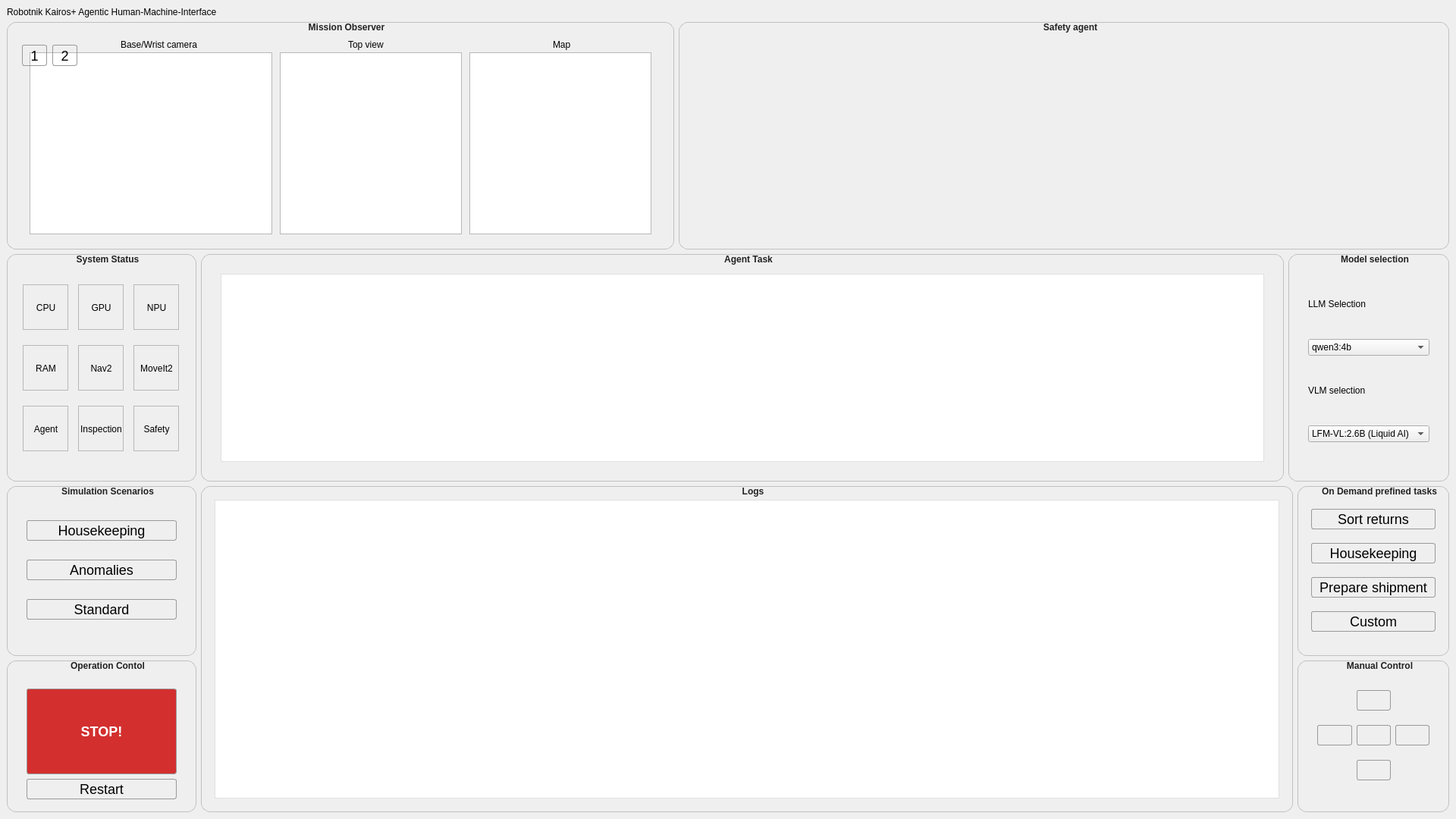
<?xml version="1.0" encoding="UTF-8"?>
<ui version="4.0">
 <class>HMIWindow</class>
 <widget class="QMainWindow" name="HMIWindow">
  <property name="geometry">
   <rect>
    <x>0</x>
    <y>0</y>
    <width>1920</width>
    <height>1080</height>
   </rect>
  </property>
  <property name="minimumSize">
   <size>
    <width>1920</width>
    <height>1080</height>
   </size>
  </property>
  <property name="maximumSize">
   <size>
    <width>1920</width>
    <height>1080</height>
   </size>
  </property>
  <property name="windowTitle">
   <string>HMIWindow</string>
  </property>
  <property name="styleSheet">
   <string notr="true">/* ---------- Global defaults ---------- */
* {
    /* slightly smaller default font to fit more content */
    font-size: 12px;
}

/* Reduce spacing inside windows/frames */
QWidget {
    /* this doesn't set layout spacing, but keeps base font/appearance compact */
}

/* ---------- Group boxes and titles ---------- */
/* Compact group boxes */
QGroupBox {
    border: 1px solid #c0c0c0;
    border-radius: 6px;
    margin-top: 0px;           /* no extra top margin */
    padding: 4px;              /* ↓ was 16px */
    background: qlineargradient(
        x1:0, y1:0, x2:0, y2:1,
        stop:0 #ffffff, stop:1 #f7f7f7
    );
    font-weight: bold;
    color: #222;
}

/* Title strip */
QGroupBox::title {
    subcontrol-origin: margin;
    subcontrol-position: top left;
    left: 6px;                 /* shift a little from border */
    padding: 0 4px;
    font-size: 12px;
}
QPushButton {
    background: qlineargradient(x1:0, y1:0, x2:0, y2:1,
                                stop:0 #ffffff, stop:1 #dcdcdc);
    border: 1px solid #999;
    border-radius: 3px;        
    padding: 2px 8px;        
    min-height: 20px;      
    font-size: 18px;   
}

QPushButton:hover {
    background: #e6e6e6;
}

QPushButton:pressed {
    background: #cccccc;
}

QTableView, QTreeView, QListView {
    gridline-color: #e6e6e6;
    border: 1px solid #e0e0e0;
    font-size: 12px;
}
QTableView::item, QListView::item {
    padding: 4px 6px;
}


/* Stop button */
#StopButton {
    background-color: #d32f2f;
    color: white;
    font-weight: bold;
}

#StopButton:hover {
    background-color: #b71c1c;
}

#StopButton:pressed {
    background-color: #9a0007;
}

/* Group boxes */
QGroupBox {
    border: 1px solid #c0c0c0;
    border-radius: 12px;
    margin-top: 0px;
    padding: 16px;
    background: qlineargradient(x1:0, y1:0, x2:0, y2:1,
                                stop:0 #ffffff, stop:1 #f7f7f7);
    font-weight: bold;
    color: #222;
}

QGroupBox::title {
    subcontrol-origin: margin;
    subcontrol-position: top center;
    padding: 0 12px;
    background: transparent;
}

/* Teleop buttons (smaller icons) */
#pushButtonTeleopFw {
    qproperty-icon: url(:/icons/Up.svg);
    qproperty-iconSize: 32px 32px;     /* ↓ was 40x40 */
}
#pushButtonTeleopBk {
    qproperty-icon: url(:/icons/Down.svg);
    qproperty-iconSize: 32px 32px;
}
#pushButtonTeleopLeft {
    qproperty-icon: url(:/icons/Left.svg);
    qproperty-iconSize: 32px 32px;
}
#pushButtonTeleopRight {
    qproperty-icon: url(:/icons/Right.svg);
    qproperty-iconSize: 32px 32px;
}
</string>
  </property>
  <widget class="QWidget" name="centralwidget">
   <layout class="QVBoxLayout" name="verticalLayout_3">
    <item>
     <widget class="QLabel" name="titleLabel">
      <property name="sizePolicy">
       <sizepolicy hsizetype="Fixed" vsizetype="Fixed">
        <horstretch>0</horstretch>
        <verstretch>0</verstretch>
       </sizepolicy>
      </property>
      <property name="font">
       <font>
        <pointsize>-1</pointsize>
       </font>
      </property>
      <property name="cursor">
       <cursorShape>ArrowCursor</cursorShape>
      </property>
      <property name="text">
       <string>Robotnik Kairos+ Agentic Human-Machine-Interface</string>
      </property>
     </widget>
    </item>
    <item>
     <layout class="QHBoxLayout" name="mainWidgetRow1">
      <item>
       <widget class="QGroupBox" name="groupBox_5">
        <property name="sizePolicy">
         <sizepolicy hsizetype="Fixed" vsizetype="Fixed">
          <horstretch>0</horstretch>
          <verstretch>0</verstretch>
         </sizepolicy>
        </property>
        <property name="minimumSize">
         <size>
          <width>0</width>
          <height>300</height>
         </size>
        </property>
        <property name="maximumSize">
         <size>
          <width>880</width>
          <height>300</height>
         </size>
        </property>
        <property name="title">
         <string>Mission Observer</string>
        </property>
        <widget class="QGraphicsView" name="graphicsViewCameras">
         <property name="geometry">
          <rect>
           <x>30</x>
           <y>40</y>
           <width>320</width>
           <height>240</height>
          </rect>
         </property>
         <property name="sizePolicy">
          <sizepolicy hsizetype="Expanding" vsizetype="MinimumExpanding">
           <horstretch>0</horstretch>
           <verstretch>0</verstretch>
          </sizepolicy>
         </property>
         <property name="minimumSize">
          <size>
           <width>320</width>
           <height>240</height>
          </size>
         </property>
         <property name="maximumSize">
          <size>
           <width>320</width>
           <height>240</height>
          </size>
         </property>
        </widget>
        <widget class="QGraphicsView" name="topCameraGraphicsView">
         <property name="geometry">
          <rect>
           <x>360</x>
           <y>40</y>
           <width>240</width>
           <height>240</height>
          </rect>
         </property>
         <property name="sizePolicy">
          <sizepolicy hsizetype="Fixed" vsizetype="Fixed">
           <horstretch>26</horstretch>
           <verstretch>26</verstretch>
          </sizepolicy>
         </property>
         <property name="minimumSize">
          <size>
           <width>240</width>
           <height>240</height>
          </size>
         </property>
         <property name="maximumSize">
          <size>
           <width>240</width>
           <height>240</height>
          </size>
         </property>
        </widget>
        <widget class="ZoomableGraphicsView" name="graphicsViewMap">
         <property name="geometry">
          <rect>
           <x>610</x>
           <y>40</y>
           <width>240</width>
           <height>240</height>
          </rect>
         </property>
         <property name="sizePolicy">
          <sizepolicy hsizetype="Fixed" vsizetype="Fixed">
           <horstretch>0</horstretch>
           <verstretch>0</verstretch>
          </sizepolicy>
         </property>
         <property name="minimumSize">
          <size>
           <width>240</width>
           <height>240</height>
          </size>
         </property>
         <property name="maximumSize">
          <size>
           <width>240</width>
           <height>240</height>
          </size>
         </property>
        </widget>
        <widget class="QPushButton" name="baseCameraButton">
         <property name="geometry">
          <rect>
           <x>20</x>
           <y>30</y>
           <width>33</width>
           <height>28</height>
          </rect>
         </property>
         <property name="maximumSize">
          <size>
           <width>33</width>
           <height>16777215</height>
          </size>
         </property>
         <property name="text">
          <string>1</string>
         </property>
        </widget>
        <widget class="QPushButton" name="wristCameraButton">
         <property name="geometry">
          <rect>
           <x>60</x>
           <y>30</y>
           <width>33</width>
           <height>28</height>
          </rect>
         </property>
         <property name="maximumSize">
          <size>
           <width>33</width>
           <height>16777215</height>
          </size>
         </property>
         <property name="text">
          <string>2</string>
         </property>
        </widget>
        <widget class="QLabel" name="label">
         <property name="geometry">
          <rect>
           <x>150</x>
           <y>20</y>
           <width>120</width>
           <height>19</height>
          </rect>
         </property>
         <property name="sizePolicy">
          <sizepolicy hsizetype="Fixed" vsizetype="Fixed">
           <horstretch>0</horstretch>
           <verstretch>0</verstretch>
          </sizepolicy>
         </property>
         <property name="minimumSize">
          <size>
           <width>120</width>
           <height>0</height>
          </size>
         </property>
         <property name="maximumSize">
          <size>
           <width>100</width>
           <height>16777215</height>
          </size>
         </property>
         <property name="text">
          <string>Base/Wrist camera</string>
         </property>
        </widget>
        <widget class="QLabel" name="label_2">
         <property name="geometry">
          <rect>
           <x>450</x>
           <y>20</y>
           <width>120</width>
           <height>19</height>
          </rect>
         </property>
         <property name="sizePolicy">
          <sizepolicy hsizetype="Fixed" vsizetype="Fixed">
           <horstretch>0</horstretch>
           <verstretch>0</verstretch>
          </sizepolicy>
         </property>
         <property name="minimumSize">
          <size>
           <width>120</width>
           <height>0</height>
          </size>
         </property>
         <property name="maximumSize">
          <size>
           <width>100</width>
           <height>16777215</height>
          </size>
         </property>
         <property name="text">
          <string>Top view</string>
         </property>
        </widget>
        <widget class="QLabel" name="label_3">
         <property name="geometry">
          <rect>
           <x>720</x>
           <y>20</y>
           <width>120</width>
           <height>19</height>
          </rect>
         </property>
         <property name="sizePolicy">
          <sizepolicy hsizetype="Fixed" vsizetype="Fixed">
           <horstretch>0</horstretch>
           <verstretch>0</verstretch>
          </sizepolicy>
         </property>
         <property name="minimumSize">
          <size>
           <width>120</width>
           <height>0</height>
          </size>
         </property>
         <property name="maximumSize">
          <size>
           <width>100</width>
           <height>16777215</height>
          </size>
         </property>
         <property name="text">
          <string>Map</string>
         </property>
        </widget>
       </widget>
      </item>
      <item>
       <widget class="QGroupBox" name="groupBox_3">
        <property name="maximumSize">
         <size>
          <width>16777215</width>
          <height>300</height>
         </size>
        </property>
        <property name="title">
         <string>Safety agent</string>
        </property>
       </widget>
      </item>
     </layout>
    </item>
    <item>
     <layout class="QHBoxLayout" name="horizontalLayout_3">
      <item>
       <widget class="QGroupBox" name="groupBox_9">
        <property name="sizePolicy">
         <sizepolicy hsizetype="Fixed" vsizetype="Fixed">
          <horstretch>0</horstretch>
          <verstretch>0</verstretch>
         </sizepolicy>
        </property>
        <property name="minimumSize">
         <size>
          <width>250</width>
          <height>300</height>
         </size>
        </property>
        <property name="maximumSize">
         <size>
          <width>250</width>
          <height>300</height>
         </size>
        </property>
        <property name="title">
         <string>System Status</string>
        </property>
        <property name="alignment">
         <set>Qt::AlignLeading|Qt::AlignLeft|Qt::AlignVCenter</set>
        </property>
        <layout class="QVBoxLayout" name="verticalLayout">
         <property name="spacing">
          <number>1</number>
         </property>
         <property name="leftMargin">
          <number>1</number>
         </property>
         <property name="topMargin">
          <number>1</number>
         </property>
         <property name="rightMargin">
          <number>1</number>
         </property>
         <property name="bottomMargin">
          <number>1</number>
         </property>
         <item>
          <layout class="QGridLayout" name="gridLayout_3">
           <property name="horizontalSpacing">
            <number>10</number>
           </property>
           <property name="verticalSpacing">
            <number>20</number>
           </property>
           <item row="2" column="1">
            <widget class="QFrame" name="inspectionFrame">
             <property name="maximumSize">
              <size>
               <width>60</width>
               <height>60</height>
              </size>
             </property>
             <property name="frameShape">
              <enum>QFrame::StyledPanel</enum>
             </property>
             <property name="frameShadow">
              <enum>QFrame::Raised</enum>
             </property>
             <widget class="QLabel" name="label_14">
              <property name="geometry">
               <rect>
                <x>0</x>
                <y>0</y>
                <width>61</width>
                <height>61</height>
               </rect>
              </property>
              <property name="text">
               <string>Inspection</string>
              </property>
              <property name="alignment">
               <set>Qt::AlignCenter</set>
              </property>
             </widget>
            </widget>
           </item>
           <item row="1" column="1">
            <widget class="QFrame" name="nav2Frame">
             <property name="maximumSize">
              <size>
               <width>60</width>
               <height>60</height>
              </size>
             </property>
             <property name="frameShape">
              <enum>QFrame::StyledPanel</enum>
             </property>
             <property name="frameShadow">
              <enum>QFrame::Raised</enum>
             </property>
             <widget class="QLabel" name="label_10">
              <property name="geometry">
               <rect>
                <x>0</x>
                <y>0</y>
                <width>61</width>
                <height>61</height>
               </rect>
              </property>
              <property name="text">
               <string>Nav2</string>
              </property>
              <property name="alignment">
               <set>Qt::AlignCenter</set>
              </property>
             </widget>
            </widget>
           </item>
           <item row="1" column="2">
            <widget class="QFrame" name="moveit2Frame">
             <property name="maximumSize">
              <size>
               <width>60</width>
               <height>60</height>
              </size>
             </property>
             <property name="frameShape">
              <enum>QFrame::StyledPanel</enum>
             </property>
             <property name="frameShadow">
              <enum>QFrame::Raised</enum>
             </property>
             <widget class="QLabel" name="label_12">
              <property name="geometry">
               <rect>
                <x>0</x>
                <y>0</y>
                <width>61</width>
                <height>61</height>
               </rect>
              </property>
              <property name="text">
               <string>MoveIt2</string>
              </property>
              <property name="alignment">
               <set>Qt::AlignCenter</set>
              </property>
             </widget>
            </widget>
           </item>
           <item row="0" column="0">
            <widget class="QFrame" name="cpuFrame">
             <property name="maximumSize">
              <size>
               <width>60</width>
               <height>60</height>
              </size>
             </property>
             <property name="frameShape">
              <enum>QFrame::StyledPanel</enum>
             </property>
             <property name="frameShadow">
              <enum>QFrame::Raised</enum>
             </property>
             <widget class="QLabel" name="label_16">
              <property name="geometry">
               <rect>
                <x>0</x>
                <y>0</y>
                <width>61</width>
                <height>61</height>
               </rect>
              </property>
              <property name="text">
               <string>CPU</string>
              </property>
              <property name="alignment">
               <set>Qt::AlignCenter</set>
              </property>
             </widget>
            </widget>
           </item>
           <item row="2" column="2">
            <widget class="QFrame" name="safetyFrame">
             <property name="maximumSize">
              <size>
               <width>60</width>
               <height>60</height>
              </size>
             </property>
             <property name="frameShape">
              <enum>QFrame::StyledPanel</enum>
             </property>
             <property name="frameShadow">
              <enum>QFrame::Raised</enum>
             </property>
             <widget class="QLabel" name="label_15">
              <property name="geometry">
               <rect>
                <x>0</x>
                <y>0</y>
                <width>61</width>
                <height>61</height>
               </rect>
              </property>
              <property name="text">
               <string>Safety</string>
              </property>
              <property name="alignment">
               <set>Qt::AlignCenter</set>
              </property>
             </widget>
            </widget>
           </item>
           <item row="0" column="2">
            <widget class="QFrame" name="npuFrame">
             <property name="maximumSize">
              <size>
               <width>60</width>
               <height>60</height>
              </size>
             </property>
             <property name="frameShape">
              <enum>QFrame::StyledPanel</enum>
             </property>
             <property name="frameShadow">
              <enum>QFrame::Raised</enum>
             </property>
             <widget class="QLabel" name="label_11">
              <property name="geometry">
               <rect>
                <x>0</x>
                <y>0</y>
                <width>61</width>
                <height>61</height>
               </rect>
              </property>
              <property name="text">
               <string>NPU</string>
              </property>
              <property name="alignment">
               <set>Qt::AlignCenter</set>
              </property>
             </widget>
            </widget>
           </item>
           <item row="0" column="1">
            <widget class="QFrame" name="gpuFrame">
             <property name="maximumSize">
              <size>
               <width>60</width>
               <height>60</height>
              </size>
             </property>
             <property name="frameShape">
              <enum>QFrame::StyledPanel</enum>
             </property>
             <property name="frameShadow">
              <enum>QFrame::Raised</enum>
             </property>
             <widget class="QLabel" name="label_5">
              <property name="geometry">
               <rect>
                <x>0</x>
                <y>0</y>
                <width>61</width>
                <height>61</height>
               </rect>
              </property>
              <property name="text">
               <string>GPU</string>
              </property>
              <property name="alignment">
               <set>Qt::AlignCenter</set>
              </property>
             </widget>
            </widget>
           </item>
           <item row="1" column="0">
            <widget class="QFrame" name="ramFrame">
             <property name="minimumSize">
              <size>
               <width>50</width>
               <height>50</height>
              </size>
             </property>
             <property name="maximumSize">
              <size>
               <width>60</width>
               <height>60</height>
              </size>
             </property>
             <property name="frameShape">
              <enum>QFrame::StyledPanel</enum>
             </property>
             <property name="frameShadow">
              <enum>QFrame::Raised</enum>
             </property>
             <widget class="QLabel" name="label_6">
              <property name="geometry">
               <rect>
                <x>0</x>
                <y>0</y>
                <width>61</width>
                <height>61</height>
               </rect>
              </property>
              <property name="text">
               <string>RAM</string>
              </property>
              <property name="alignment">
               <set>Qt::AlignCenter</set>
              </property>
             </widget>
            </widget>
           </item>
           <item row="2" column="0">
            <widget class="QFrame" name="agentFrame">
             <property name="maximumSize">
              <size>
               <width>60</width>
               <height>60</height>
              </size>
             </property>
             <property name="frameShape">
              <enum>QFrame::StyledPanel</enum>
             </property>
             <property name="frameShadow">
              <enum>QFrame::Raised</enum>
             </property>
             <widget class="QLabel" name="label_13">
              <property name="geometry">
               <rect>
                <x>0</x>
                <y>0</y>
                <width>61</width>
                <height>61</height>
               </rect>
              </property>
              <property name="text">
               <string>Agent</string>
              </property>
              <property name="alignment">
               <set>Qt::AlignCenter</set>
              </property>
             </widget>
            </widget>
           </item>
          </layout>
         </item>
        </layout>
       </widget>
      </item>
      <item>
       <widget class="QGroupBox" name="groupBox">
        <property name="maximumSize">
         <size>
          <width>16777215</width>
          <height>300</height>
         </size>
        </property>
        <property name="title">
         <string>Agent Task</string>
        </property>
        <layout class="QHBoxLayout" name="horizontalLayout_5">
         <item>
          <widget class="QListWidget" name="listTask">
           <property name="sizePolicy">
            <sizepolicy hsizetype="Expanding" vsizetype="Minimum">
             <horstretch>0</horstretch>
             <verstretch>0</verstretch>
            </sizepolicy>
           </property>
          </widget>
         </item>
        </layout>
       </widget>
      </item>
      <item>
       <widget class="QGroupBox" name="modelSelectionBox">
        <property name="minimumSize">
         <size>
          <width>200</width>
          <height>0</height>
         </size>
        </property>
        <property name="maximumSize">
         <size>
          <width>16777215</width>
          <height>300</height>
         </size>
        </property>
        <property name="title">
         <string>Model selection</string>
        </property>
        <layout class="QVBoxLayout" name="verticalLayout_6">
         <item>
          <widget class="QLabel" name="label_4">
           <property name="maximumSize">
            <size>
             <width>16777215</width>
             <height>30</height>
            </size>
           </property>
           <property name="text">
            <string>LLM Selection</string>
           </property>
          </widget>
         </item>
         <item>
          <widget class="QComboBox" name="comboBox">
           <property name="minimumSize">
            <size>
             <width>150</width>
             <height>0</height>
            </size>
           </property>
           <item>
            <property name="text">
             <string>qwen3:4b</string>
            </property>
           </item>
           <item>
            <property name="text">
             <string>qwen3:8b</string>
            </property>
           </item>
           <item>
            <property name="text">
             <string>qwen3:30b-a3b</string>
            </property>
           </item>
           <item>
            <property name="text">
             <string>gpt-oss:20b</string>
            </property>
           </item>
          </widget>
         </item>
         <item>
          <widget class="QLabel" name="label_7">
           <property name="maximumSize">
            <size>
             <width>16777215</width>
             <height>30</height>
            </size>
           </property>
           <property name="text">
            <string>VLM selection</string>
           </property>
          </widget>
         </item>
         <item>
          <widget class="QComboBox" name="comboBox_2">
           <property name="minimumSize">
            <size>
             <width>150</width>
             <height>0</height>
            </size>
           </property>
           <item>
            <property name="text">
             <string>LFM-VL:2.6B (Liquid AI)</string>
            </property>
           </item>
           <item>
            <property name="text">
             <string>LFM-VL:1.6B (Liquid AI)</string>
            </property>
           </item>
           <item>
            <property name="text">
             <string>Qwen2.5vl-3b</string>
            </property>
           </item>
           <item>
            <property name="text">
             <string>Qwen2.5vl-7b</string>
            </property>
           </item>
          </widget>
         </item>
        </layout>
       </widget>
      </item>
     </layout>
    </item>
    <item>
     <layout class="QGridLayout" name="gridLayout_2">
      <item row="1" column="2">
       <widget class="QGroupBox" name="groupBox_7">
        <property name="sizePolicy">
         <sizepolicy hsizetype="Fixed" vsizetype="Minimum">
          <horstretch>0</horstretch>
          <verstretch>0</verstretch>
         </sizepolicy>
        </property>
        <property name="minimumSize">
         <size>
          <width>200</width>
          <height>200</height>
         </size>
        </property>
        <property name="maximumSize">
         <size>
          <width>200</width>
          <height>200</height>
         </size>
        </property>
        <property name="font">
         <font>
          <pointsize>-1</pointsize>
          <weight>75</weight>
          <bold>true</bold>
          <underline>false</underline>
          <strikeout>false</strikeout>
         </font>
        </property>
        <property name="title">
         <string>Manual Control</string>
        </property>
        <layout class="QGridLayout" name="gridLayout">
         <item row="2" column="1">
          <widget class="QPushButton" name="pushButtonTeleopBk">
           <property name="sizePolicy">
            <sizepolicy hsizetype="Fixed" vsizetype="Fixed">
             <horstretch>0</horstretch>
             <verstretch>0</verstretch>
            </sizepolicy>
           </property>
           <property name="text">
            <string/>
           </property>
          </widget>
         </item>
         <item row="1" column="1">
          <widget class="QPushButton" name="pushButtonTeleopHide">
           <property name="sizePolicy">
            <sizepolicy hsizetype="Fixed" vsizetype="Fixed">
             <horstretch>0</horstretch>
             <verstretch>0</verstretch>
            </sizepolicy>
           </property>
           <property name="text">
            <string/>
           </property>
          </widget>
         </item>
         <item row="0" column="1">
          <widget class="QPushButton" name="pushButtonTeleopFw">
           <property name="sizePolicy">
            <sizepolicy hsizetype="Fixed" vsizetype="Fixed">
             <horstretch>0</horstretch>
             <verstretch>0</verstretch>
            </sizepolicy>
           </property>
           <property name="text">
            <string/>
           </property>
          </widget>
         </item>
         <item row="1" column="0">
          <widget class="QPushButton" name="pushButtonTeleopLeft">
           <property name="sizePolicy">
            <sizepolicy hsizetype="Fixed" vsizetype="Fixed">
             <horstretch>0</horstretch>
             <verstretch>0</verstretch>
            </sizepolicy>
           </property>
           <property name="text">
            <string/>
           </property>
          </widget>
         </item>
         <item row="1" column="2">
          <widget class="QPushButton" name="pushButtonTeleopRight">
           <property name="enabled">
            <bool>true</bool>
           </property>
           <property name="sizePolicy">
            <sizepolicy hsizetype="Fixed" vsizetype="Fixed">
             <horstretch>0</horstretch>
             <verstretch>0</verstretch>
            </sizepolicy>
           </property>
           <property name="text">
            <string/>
           </property>
           <property name="flat">
            <bool>false</bool>
           </property>
          </widget>
         </item>
        </layout>
       </widget>
      </item>
      <item row="0" column="1" rowspan="2">
       <widget class="QGroupBox" name="groupBox_4">
        <property name="sizePolicy">
         <sizepolicy hsizetype="MinimumExpanding" vsizetype="MinimumExpanding">
          <horstretch>0</horstretch>
          <verstretch>0</verstretch>
         </sizepolicy>
        </property>
        <property name="minimumSize">
         <size>
          <width>50</width>
          <height>0</height>
         </size>
        </property>
        <property name="maximumSize">
         <size>
          <width>1675</width>
          <height>16777215</height>
         </size>
        </property>
        <property name="title">
         <string>Logs</string>
        </property>
        <layout class="QHBoxLayout" name="horizontalLayout_4">
         <property name="spacing">
          <number>1</number>
         </property>
         <property name="leftMargin">
          <number>1</number>
         </property>
         <property name="topMargin">
          <number>1</number>
         </property>
         <property name="rightMargin">
          <number>1</number>
         </property>
         <property name="bottomMargin">
          <number>1</number>
         </property>
         <item>
          <widget class="QListWidget" name="listLog">
           <property name="sizePolicy">
            <sizepolicy hsizetype="Expanding" vsizetype="Minimum">
             <horstretch>0</horstretch>
             <verstretch>0</verstretch>
            </sizepolicy>
           </property>
          </widget>
         </item>
        </layout>
       </widget>
      </item>
      <item row="1" column="0">
       <widget class="QGroupBox" name="groupBox_2">
        <property name="minimumSize">
         <size>
          <width>250</width>
          <height>0</height>
         </size>
        </property>
        <property name="maximumSize">
         <size>
          <width>250</width>
          <height>2000</height>
         </size>
        </property>
        <property name="title">
         <string>Operation Contol</string>
        </property>
        <layout class="QVBoxLayout" name="verticalLayout_4">
         <property name="topMargin">
          <number>20</number>
         </property>
         <property name="bottomMargin">
          <number>0</number>
         </property>
         <item>
          <widget class="QPushButton" name="StopButton">
           <property name="minimumSize">
            <size>
             <width>0</width>
             <height>26</height>
            </size>
           </property>
           <property name="maximumSize">
            <size>
             <width>16777215</width>
             <height>120</height>
            </size>
           </property>
           <property name="text">
            <string>STOP!</string>
           </property>
          </widget>
         </item>
         <item>
          <widget class="QPushButton" name="RestartButton">
           <property name="minimumSize">
            <size>
             <width>0</width>
             <height>26</height>
            </size>
           </property>
           <property name="text">
            <string>Restart</string>
           </property>
          </widget>
         </item>
        </layout>
       </widget>
      </item>
      <item row="0" column="0">
       <widget class="QGroupBox" name="groupBox_6">
        <property name="minimumSize">
         <size>
          <width>250</width>
          <height>150</height>
         </size>
        </property>
        <property name="maximumSize">
         <size>
          <width>250</width>
          <height>19999</height>
         </size>
        </property>
        <property name="title">
         <string>Simulation Scenarios</string>
        </property>
        <layout class="QVBoxLayout" name="verticalLayout_7">
         <item>
          <widget class="QPushButton" name="pushButton">
           <property name="text">
            <string>Housekeeping</string>
           </property>
          </widget>
         </item>
         <item>
          <widget class="QPushButton" name="pushButton_2">
           <property name="text">
            <string>Anomalies</string>
           </property>
          </widget>
         </item>
         <item>
          <widget class="QPushButton" name="pushButton_3">
           <property name="text">
            <string>Standard</string>
           </property>
          </widget>
         </item>
        </layout>
       </widget>
      </item>
      <item row="0" column="2">
       <widget class="QGroupBox" name="groupBoxPredefinedTasks">
        <property name="title">
         <string>On Demand prefined tasks</string>
        </property>
        <layout class="QHBoxLayout" name="horizontalLayout_2">
         <property name="leftMargin">
          <number>1</number>
         </property>
         <property name="topMargin">
          <number>1</number>
         </property>
         <property name="rightMargin">
          <number>1</number>
         </property>
         <property name="bottomMargin">
          <number>1</number>
         </property>
         <item>
          <layout class="QVBoxLayout" name="verticalLayout_8">
           <item>
            <widget class="QPushButton" name="taskAButton">
             <property name="text">
              <string>Sort returns</string>
             </property>
            </widget>
           </item>
           <item>
            <widget class="QPushButton" name="taskBButton">
             <property name="text">
              <string>Housekeeping</string>
             </property>
            </widget>
           </item>
           <item>
            <widget class="QPushButton" name="taskCButton">
             <property name="text">
              <string>Prepare shipment</string>
             </property>
            </widget>
           </item>
           <item>
            <widget class="QPushButton" name="taskCustomButton">
             <property name="text">
              <string>Custom</string>
             </property>
            </widget>
           </item>
          </layout>
         </item>
        </layout>
       </widget>
      </item>
     </layout>
    </item>
   </layout>
  </widget>
 </widget>
 <customwidgets>
  <customwidget>
   <class>ZoomableGraphicsView</class>
   <extends>QGraphicsView</extends>
   <header>ZoomableGraphicsView.h</header>
  </customwidget>
 </customwidgets>
 <resources/>
 <connections/>
</ui>
